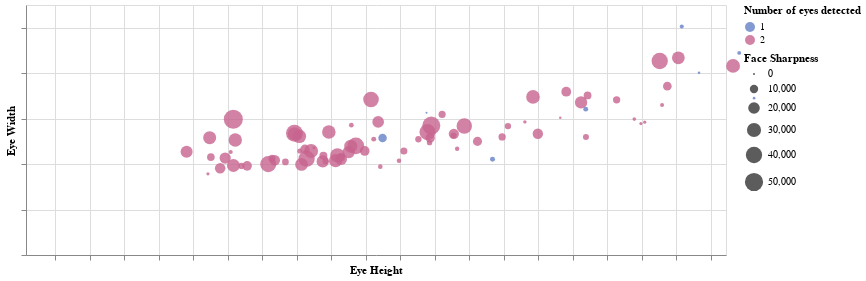

Notebook source saved alongside this figure:
### Code cell
from altair import *

result['new_eye_h'] = result['eye_h']/result['face_size']
result['new_eye_w'] = result['eye_w']/result['face_size']
print(np.mean(result['new_eye_w']))
result_sort = result[['frame_name','new_eye_w','new_eye_h','lp_cat_canny','EYE_count']].sort_values('new_eye_h').iloc[20:-5]
result_sort.columns = ['Frame Name','Eye Width','Eye Height','Face Sharpness','Number of eyes detected']


c = alt.Chart(result_sort).mark_circle(opacity=.8).encode(
    x=alt.X('Eye Height',axis=alt.Axis(labels=False),
            scale=Scale(domain=[np.mean(result['new_eye_h'])/2, 1.5*np.mean(result['new_eye_h'])])
           ),
    y=alt.Y('Eye Width',axis=alt.Axis(labels=False)),
    size='Face Sharpness',
#     color='Number of eyes detected',
#     color = alt.Color('Number of eyes detected',
#                       scale=alt.Scale(scheme = 'set2')
    color = alt.Color('Number of eyes detected',
                      scale=alt.Scale(range=['#647FC7','#C7648E',])
                     ),
    tooltip=['Frame Name',]).properties(width=700, height=250
)
c

### Figure 1 — Vega-Lite specification as saved in the notebook (floating-point values rounded to 4 significant figures)
{"config": {"view": {"continuousWidth": 400, "continuousHeight": 300}}, "data": {"name": "data-f83e4aebe7fedc235c242d03e06de9ee"}, "mark": {"type": "circle", "opacity": 0.8}, "encoding": {"color": {"type": "nominal", "field": "Number of eyes detected", "scale": {"range": ["#647FC7", "#C7648E"]}}, "size": {"type": "quantitative", "field": "Face Sharpness"}, "tooltip": [{"type": "nominal", "field": "Frame Name"}], "x": {"type": "quantitative", "axis": {"labels": false}, "field": "Eye Height", "scale": {"domain": [0.0002029, 0.0006087]}}, "y": {"type": "quantitative", "axis": {"labels": false}, "field": "Eye Width"}}, "height": 250, "width": 700, "$schema": "https://vega.github.io/schema/vega-lite/v4.8.1.json", "datasets": {"data-f83e4aebe7fedc235c242d03e06de9ee": [{"Frame Name": "IMG_0395.MOV_438.jpg", "Eye Width": 0.0004545, "Eye Height": 0.000296, "Face Sharpness": 21480.0, "Number of eyes detected": "2"}, {"Frame Name": "IMG_0395.MOV_556.jpg", "Eye Width": 0.0003571, "Eye Height": 0.0003084, "Face Sharpness": 905.5, "Number of eyes detected": "2"}, {"Frame Name": "IMG_0395.MOV_591.jpg", "Eye Width": 0.0005163, "Eye Height": 0.0003094, "Face Sharpness": 25300.0, "Number of eyes detected": "2"}, {"Frame Name": "IMG_0395.MOV_432.jpg", "Eye Width": 0.0004305, "Eye Height": 0.0003101, "Face Sharpness": 8184.0, "Number of eyes detected": "2"}, {"Frame Name": "IMG_0395.MOV_565.jpg", "Eye Width": 0.0003815, "Eye Height": 0.0003155, "Face Sharpness": 16200.0, "Number of eyes detected": "2"}, {"Frame Name": "IMG_0395.MOV_429.jpg", "Eye Width": 0.0004264, "Eye Height": 0.0003184, "Face Sharpness": 18820.0, "Number of eyes detected": "2"}, {"Frame Name": "IMG_0395.MOV_630.jpg", "Eye Width": 0.000453, "Eye Height": 0.0003216, "Face Sharpness": 1988.0, "Number of eyes detected": "2"}, {"Frame Name": "IMG_0395.MOV_582.jpg", "Eye Width": 0.0005973, "Eye Height": 0.0003231, "Face Sharpness": 54440.0, "Number of eyes detected": "2"}, {"Frame Name": "IMG_0395.MOV_571.jpg", "Eye Width": 0.000394, "Eye Height": 0.0003232, "Face Sharpness": 24870.0, "Number of eyes detected": "2"}, {"Frame Name": "IMG_0395.MOV_441.jpg", "Eye Width": 0.0005059, "Eye Height": 0.0003242, "Face Sharpness": 26870.0, "Number of eyes detected": "2"}, {"Frame Name": "IMG_0395.MOV_562.jpg", "Eye Width": 0.000392, "Eye Height": 0.0003278, "Face Sharpness": 5387.0, "Number of eyes detected": "2"}, {"Frame Name": "IMG_0395.MOV_462.jpg", "Eye Width": 0.0003922, "Eye Height": 0.0003311, "Face Sharpness": 13220.0, "Number of eyes detected": "2"}, {"Frame Name": "IMG_0395.MOV_531.jpg", "Eye Width": 0.0003998, "Eye Height": 0.0003433, "Face Sharpness": 38760.0, "Number of eyes detected": "2"}, {"Frame Name": "IMG_0395.MOV_559.jpg", "Eye Width": 0.0004251, "Eye Height": 0.0003455, "Face Sharpness": 7160.0, "Number of eyes detected": "2"}, {"Frame Name": "IMG_0395.MOV_568.jpg", "Eye Width": 0.0004169, "Eye Height": 0.0003472, "Face Sharpness": 15790.0, "Number of eyes detected": "2"}, {"Frame Name": "IMG_0395.MOV_465.jpg", "Eye Width": 0.0004096, "Eye Height": 0.0003533, "Face Sharpness": 6317.0, "Number of eyes detected": "2"}, {"Frame Name": "IMG_0395.MOV_426.jpg", "Eye Width": 0.0005329, "Eye Height": 0.0003585, "Face Sharpness": 26610.0, "Number of eyes detected": "2"}, {"Frame Name": "IMG_0395.MOV_599.jpg", "Eye Width": 0.0005359, "Eye Height": 0.0003586, "Face Sharpness": 43260.0, "Number of eyes detected": "2"}, {"Frame Name": "IMG_0395.MOV_423.jpg", "Eye Width": 0.0005255, "Eye Height": 0.0003608, "Face Sharpness": 4798.0, "Number of eyes detected": "2"}, {"Frame Name": "IMG_0395.MOV_435.jpg", "Eye Width": 0.000522, "Eye Height": 0.0003614, "Face Sharpness": 27070.0, "Number of eyes detected": "2"}, {"Frame Name": "IMG_0395.MOV_621.jpg", "Eye Width": 0.0004577, "Eye Height": 0.0003616, "Face Sharpness": 3343.0, "Number of eyes detected": "2"}, {"Frame Name": "IMG_0395.MOV_524.jpg", "Eye Width": 0.0003983, "Eye Height": 0.0003627, "Face Sharpness": 24340.0, "Number of eyes detected": "2"}, {"Frame Name": "IMG_0395.MOV_365.jpg", "Eye Width": 0.0004657, "Eye Height": 0.0003646, "Face Sharpness": 12520.0, "Number of eyes detected": "2"}, {"Frame Name": "IMG_0395.MOV_608.jpg", "Eye Width": 0.0004237, "Eye Height": 0.0003656, "Face Sharpness": 39790.0, "Number of eyes detected": "2"}, {"Frame Name": "IMG_0395.MOV_521.jpg", "Eye Width": 0.0004578, "Eye Height": 0.0003682, "Face Sharpness": 29140.0, "Number of eyes detected": "2"}, {"Frame Name": "IMG_0395.MOV_553.jpg", "Eye Width": 0.0004707, "Eye Height": 0.0003698, "Face Sharpness": 689.2, "Number of eyes detected": "2"}, {"Frame Name": "IMG_0395.MOV_547.jpg", "Eye Width": 0.0004118, "Eye Height": 0.0003749, "Face Sharpness": 22300.0, "Number of eyes detected": "2"}, {"Frame Name": "IMG_0395.MOV_618.jpg", "Eye Width": 0.0004369, "Eye Height": 0.0003753, "Face Sharpness": 9069.0, "Number of eyes detected": "2"}, {"Frame Name": "IMG_0395.MOV_541.jpg", "Eye Width": 0.0004129, "Eye Height": 0.0003766, "Face Sharpness": 4975.0, "Number of eyes detected": "2"}, {"Frame Name": "IMG_0395.MOV_577.jpg", "Eye Width": 0.0005416, "Eye Height": 0.0003785, "Face Sharpness": 27390.0, "Number of eyes detected": "2"}, {"Frame Name": "IMG_0395.MOV_535.jpg", "Eye Width": 0.0004152, "Eye Height": 0.0003824, "Face Sharpness": 26240.0, "Number of eyes detected": "2"}, {"Frame Name": "IMG_0395.MOV_518.jpg", "Eye Width": 0.000438, "Eye Height": 0.0003835, "Face Sharpness": 31380.0, "Number of eyes detected": "2"}, {"Frame Name": "IMG_0395.MOV_538.jpg", "Eye Width": 0.0004292, "Eye Height": 0.0003855, "Face Sharpness": 9628.0, "Number of eyes detected": "2"}, {"Frame Name": "IMG_0395.MOV_544.jpg", "Eye Width": 0.0004219, "Eye Height": 0.0003856, "Face Sharpness": 20430.0, "Number of eyes detected": "2"}, {"Frame Name": "IMG_0395.MOV_550.jpg", "Eye Width": 0.0004527, "Eye Height": 0.00039, "Face Sharpness": 22580.0, "Number of eyes detected": "2"}, {"Frame Name": "IMG_0395.MOV_447.jpg", "Eye Width": 0.0004789, "Eye Height": 0.0003912, "Face Sharpness": 25480.0, "Number of eyes detected": "2"}, {"Frame Name": "IMG_0395.MOV_417.jpg", "Eye Width": 0.000571, "Eye Height": 0.0003915, "Face Sharpness": 2753.0, "Number of eyes detected": "2"}, {"Frame Name": "IMG_0395.MOV_527.jpg", "Eye Width": 0.0004802, "Eye Height": 0.0003941, "Face Sharpness": 41610.0, "Number of eyes detected": "2"}, {"Frame Name": "IMG_0395.MOV_515.jpg", "Eye Width": 0.0004578, "Eye Height": 0.0003993, "Face Sharpness": 13740.0, "Number of eyes detected": "2"}, {"Frame Name": "IMG_0395.MOV_587.jpg", "Eye Width": 0.0006842, "Eye Height": 0.0004029, "Face Sharpness": 36580.0, "Number of eyes detected": "2"}, {"Frame Name": "IMG_0395.MOV_414.jpg", "Eye Width": 0.0005098, "Eye Height": 0.0004045, "Face Sharpness": 3103.0, "Number of eyes detected": "2"}, {"Frame Name": "IMG_0395.MOV_420.jpg", "Eye Width": 0.0005856, "Eye Height": 0.0004071, "Face Sharpness": 20240.0, "Number of eyes detected": "2"}, {"Frame Name": "IMG_0395.MOV_489.jpg", "Eye Width": 0.0003888, "Eye Height": 0.0004083, "Face Sharpness": 2598.0, "Number of eyes detected": "2"}, {"Frame Name": "IMG_0395.MOV_640.jpg", "Eye Width": 0.0005152, "Eye Height": 0.0004096, "Face Sharpness": 10500.0, "Number of eyes detected": "1"}, {"Frame Name": "IMG_0395.MOV_411.jpg", "Eye Width": 0.0004147, "Eye Height": 0.0004191, "Face Sharpness": 2486.0, "Number of eyes detected": "2"}, {"Frame Name": "IMG_0395.MOV_512.jpg", "Eye Width": 0.0004578, "Eye Height": 0.000422, "Face Sharpness": 7019.0, "Number of eyes detected": "2"}, {"Frame Name": "IMG_0395.MOV_444.jpg", "Eye Width": 0.0005093, "Eye Height": 0.0004304, "Face Sharpness": 5419.0, "Number of eyes detected": "2"}, {"Frame Name": "IMG_0395.MOV_368.jpg", "Eye Width": 0.0006256, "Eye Height": 0.0004351, "Face Sharpness": 0.0, "Number of eyes detected": "1"}, {"Frame Name": "IMG_0395.MOV_456.jpg", "Eye Width": 0.0005408, "Eye Height": 0.0004357, "Face Sharpness": 39020.0, "Number of eyes detected": "2"}, {"Frame Name": "IMG_0395.MOV_468.jpg", "Eye Width": 0.0004943, "Eye Height": 0.0004369, "Face Sharpness": 3858.0, "Number of eyes detected": "2"}, {"Frame Name": "IMG_0395.MOV_459.jpg", "Eye Width": 0.0005152, "Eye Height": 0.0004372, "Face Sharpness": 13030.0, "Number of eyes detected": "2"}, {"Frame Name": "IMG_0395.MOV_574.jpg", "Eye Width": 0.0005697, "Eye Height": 0.0004379, "Face Sharpness": 48870.0, "Number of eyes detected": "2"}, {"Frame Name": "IMG_0395.MOV_81.jpg", "Eye Width": 0.0006186, "Eye Height": 0.0004441, "Face Sharpness": 7142.0, "Number of eyes detected": "2"}, {"Frame Name": "IMG_0395.MOV_508.jpg", "Eye Width": 0.0005256, "Eye Height": 0.0004508, "Face Sharpness": 4996.0, "Number of eyes detected": "2"}, {"Frame Name": "IMG_0395.MOV_605.jpg", "Eye Width": 0.0005333, "Eye Height": 0.0004509, "Face Sharpness": 15410.0, "Number of eyes detected": "2"}, {"Frame Name": "IMG_0395.MOV_483.jpg", "Eye Width": 0.0004673, "Eye Height": 0.0004528, "Face Sharpness": 2314.0, "Number of eyes detected": "2"}, {"Frame Name": "IMG_0395.MOV_602.jpg", "Eye Width": 0.0005675, "Eye Height": 0.000457, "Face Sharpness": 35790.0, "Number of eyes detected": "2"}, {"Frame Name": "IMG_0395.MOV_492.jpg", "Eye Width": 0.0004998, "Eye Height": 0.0004646, "Face Sharpness": 12030.0, "Number of eyes detected": "2"}, {"Frame Name": "IMG_0395.MOV_479.jpg", "Eye Width": 0.0004216, "Eye Height": 0.0004734, "Face Sharpness": 3179.0, "Number of eyes detected": "1"}, {"Frame Name": "IMG_0395.MOV_612.jpg", "Eye Width": 0.0005194, "Eye Height": 0.0004789, "Face Sharpness": 7441.0, "Number of eyes detected": "2"}, {"Frame Name": "IMG_0395.MOV_60.jpg", "Eye Width": 0.0005672, "Eye Height": 0.0004823, "Face Sharpness": 5552.0, "Number of eyes detected": "2"}, {"Frame Name": "IMG_0395.MOV_395.jpg", "Eye Width": 0.0005855, "Eye Height": 0.0004921, "Face Sharpness": 1135.0, "Number of eyes detected": "2"}, {"Frame Name": "IMG_0395.MOV_8.jpg", "Eye Width": 0.0006956, "Eye Height": 0.0004968, "Face Sharpness": 27550.0, "Number of eyes detected": "2"}, {"Frame Name": "IMG_0395.MOV_615.jpg", "Eye Width": 0.0005337, "Eye Height": 0.0004996, "Face Sharpness": 15940.0, "Number of eyes detected": "2"}, {"Frame Name": "IMG_0395.MOV_66.jpg", "Eye Width": 0.0006036, "Eye Height": 0.0005126, "Face Sharpness": 366.1, "Number of eyes detected": "2"}, {"Frame Name": "IMG_0395.MOV_14.jpg", "Eye Width": 0.0007185, "Eye Height": 0.0005161, "Face Sharpness": 14070.0, "Number of eyes detected": "2"}, {"Frame Name": "IMG_0395.MOV_90.jpg", "Eye Width": 0.0006713, "Eye Height": 0.0005247, "Face Sharpness": 22500.0, "Number of eyes detected": "2"}, {"Frame Name": "IMG_0395.MOV_240.jpg", "Eye Width": 0.0006417, "Eye Height": 0.0005274, "Face Sharpness": 3058.0, "Number of eyes detected": "1"}, {"Frame Name": "IMG_0395.MOV_406.jpg", "Eye Width": 0.0005197, "Eye Height": 0.0005275, "Face Sharpness": 4930.0, "Number of eyes detected": "2"}, {"Frame Name": "IMG_0395.MOV_17.jpg", "Eye Width": 0.0007019, "Eye Height": 0.0005285, "Face Sharpness": 8606.0, "Number of eyes detected": "2"}, {"Frame Name": "IMG_0395.MOV_87.jpg", "Eye Width": 0.0006826, "Eye Height": 0.0005453, "Face Sharpness": 7503.0, "Number of eyes detected": "2"}, {"Frame Name": "IMG_0395.MOV_57.jpg", "Eye Width": 0.000598, "Eye Height": 0.0005556, "Face Sharpness": 1399.0, "Number of eyes detected": "2"}, {"Frame Name": "IMG_0395.MOV_69.jpg", "Eye Width": 0.0005781, "Eye Height": 0.0005594, "Face Sharpness": 858.3, "Number of eyes detected": "2"}, {"Frame Name": "IMG_0395.MOV_84.jpg", "Eye Width": 0.0005844, "Eye Height": 0.0005616, "Face Sharpness": 974.1, "Number of eyes detected": "2"}, {"Frame Name": "IMG_0395.MOV_11.jpg", "Eye Width": 0.0008535, "Eye Height": 0.0005703, "Face Sharpness": 40130.0, "Number of eyes detected": "2"}, {"Frame Name": "IMG_0395.MOV_78.jpg", "Eye Width": 0.0006599, "Eye Height": 0.0005717, "Face Sharpness": 1856.0, "Number of eyes detected": "2"}, {"Frame Name": "IMG_0395.MOV_93.jpg", "Eye Width": 0.000743, "Eye Height": 0.0005747, "Face Sharpness": 10760.0, "Number of eyes detected": "2"}, {"Frame Name": "IMG_0395.MOV_2.jpg", "Eye Width": 0.0008676, "Eye Height": 0.0005811, "Face Sharpness": 24330.0, "Number of eyes detected": "2"}, {"Frame Name": "IMG_0395.MOV_163.jpg", "Eye Width": 0.001006, "Eye Height": 0.0005831, "Face Sharpness": 1940.0, "Number of eyes detected": "1"}, {"Frame Name": "IMG_0395.MOV_170.jpg", "Eye Width": 0.0008019, "Eye Height": 0.0005931, "Face Sharpness": 328.1, "Number of eyes detected": "1"}, {"Frame Name": "IMG_0395.MOV_5.jpg", "Eye Width": 0.000832, "Eye Height": 0.0006128, "Face Sharpness": 28600.0, "Number of eyes detected": "2"}, {"Frame Name": "IMG_0395.MOV_150.jpg", "Eye Width": 0.0008893, "Eye Height": 0.0006164, "Face Sharpness": 1662.0, "Number of eyes detected": "1"}, {"Frame Name": "IMG_0395.MOV_199.jpg", "Eye Width": 0.0006899, "Eye Height": 0.000625, "Face Sharpness": 472.9, "Number of eyes detected": "1"}]}}
